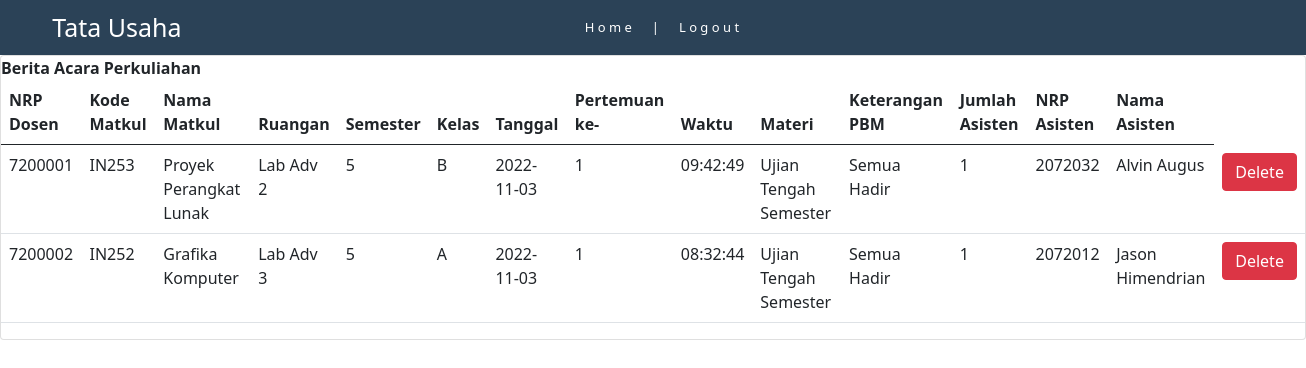
The app's page /tubes/view/tu-view.php (signed in) with its own data.
### tables this page shows
CREATE TABLE `jadwal` (
  `dosen_nrp_dosen` int(11) NOT NULL,
  `matkul_kode_matkul` varchar(10) NOT NULL,
  `ruangan_nama_ruangan` varchar(50) NOT NULL,
  `semester_semester_ke` int(11) NOT NULL,
  `kelas` varchar(45) NOT NULL
);

CREATE TABLE `matkul` (
  `kode_matkul` varchar(10) NOT NULL,
  `nama_matkul` varchar(100) DEFAULT NULL
);

CREATE TABLE `det_jadwal` (
  `tanggal` date NOT NULL,
  `pertemuan_ke` int(11) DEFAULT NULL,
  `waktu` time DEFAULT NULL,
  `materi` varchar(200) DEFAULT NULL,
  `ket_pbm` varchar(500) DEFAULT NULL,
  `jumlah_asisten` int(11) DEFAULT NULL,
  `jadwal_dosen_nrp_dosen` int(11) NOT NULL,
  `jadwal_matkul_kode_matkul` varchar(10) NOT NULL,
  `jadwal_ruangan_nama_ruangan` varchar(50) NOT NULL
);

CREATE TABLE `asisten` (
  `mahasiswa_nrp_mahasiswa` int(11) NOT NULL,
  `jadwal_dosen_nrp_dosen` int(11) NOT NULL,
  `jadwal_matkul_kode_matkul` varchar(10) NOT NULL
);

CREATE TABLE `mahasiswa` (
  `nrp_mahasiswa` int(11) NOT NULL,
  `nama_mahasiswa` varchar(100) DEFAULT NULL
);

### tubes/view/tu-view.php (the view, shortened to what this page needs)
<?php
include_once "../connection.php";
?>
<!doctype html>
<html lang="en">
  <head>
    <link href="https://cdn.jsdelivr.net/npm/bootstrap@5.0.2/dist/css/bootstrap.min.css" rel="stylesheet">
  </head>
 <nav class="navbar navbar-custom">
        <a class="navbar-brand" href="#">Tata Usaha</a>
        <button class="navbar-toggler" type="button" data-toggle="collapse" data-target="#navbarNavAltMarkup" aria-controls="navbarNavAltMarkup" aria-expanded="false" aria-label="Toggle navigation">
          <span class="navbar-toggler-icon"></span>
        </button>
        <ul class="nav">
  <li class="nav-item">
    <a class="nav-link active" href="../view/tu-view.php">H o m e</a>
  </li>
  <li class="nav-item">
    <a class="nav-link " href="">|</a>
  </li>
  <li class="nav-item">
    <a class="nav-link" href="../user/logout.php">L o g  o u t</a>
  </li>
</ul>
      </nav>
    <div class="card">
  <table class="table">
    <thead><b>Berita Acara Perkuliahan</b></thead>
    <thead>
      <tr>
        <th>NRP Dosen</th>
        <th>Kode Matkul</th>
        <th>Nama Matkul</th>
        <th>Ruangan</th>
        <th>Semester</th>
        <th>Kelas</th>
        <th>Tanggal</th>
        <th>Pertemuan ke-</th>
        <th>Waktu</th>
        <th>Materi</th>
        <th>Keterangan PBM</th>
        <th>Jumlah Asisten</th>
        <th>NRP Asisten</th>
        <th>Nama Asisten</th>
      </tr>
    </thead>
    <tbody>
      <?php
        $sql = "select * from jadwal INNER JOIN matkul ON jadwal.matkul_kode_matkul = matkul.kode_matkul INNER JOIN asisten ON matkul.kode_matkul = asisten.jadwal_matkul_kode_matkul INNER JOIN mahasiswa ON asisten.mahasiswa_nrp_mahasiswa = mahasiswa.nrp_mahasiswa INNER JOIN det_jadwal ON jadwal.matkul_kode_matkul = det_jadwal.jadwal_matkul_kode_matkul";
        $result = $con->query($sql);
        while($row=$result->fetch_assoc()){
          echo "
      <tr>
        <td>$row[dosen_nrp_dosen]</td>
        <td>$row[matkul_kode_matkul]</td>
        <td>$row[nama_matkul]</td>
        <td>$row[ruangan_nama_ruangan]</td>
        <td>$row[semester_semester_ke]</td>
        <td>$row[kelas]</td>
        <td>$row[tanggal]</td>
        <td>$row[pertemuan_ke]</td>
        <td>$row[waktu]</td>
        <td>$row[materi]</td>
        <td>$row[ket_pbm]</td>
        <td>$row[jumlah_asisten]</td>
        <td>$row[mahasiswa_nrp_mahasiswa]</td>
        <td>$row[nama_mahasiswa]</td>
        <td>
                  <a class='btn btn-danger' href='../admin_function/admin-delete.php?dosen_nrp_dosen=$row[dosen_nrp_dosen]'onClick=\"return confirm('Do you want to Delete this data ?');\"'>Delete</a>
                </td>
      </tr>
      ";
        }
      ?>
    </tbody>
  </table>
      </div>
  </body>
</html>

### tubes/view/tu-view.php (style rules this page uses)
.navbar-custom { background-color: #2B4257 ; height: 55px; }
.navbar-brand { color:white; position: absolute; left: 4%; font-family: system-ui; font-size: 25px; }
.nav { position: absolute; left: 44%; }
.nav-link { color: white; font-size: small; font-family: system-ui; padding: 10px; }

### records on screen
jadwal: dosen_nrp_dosen "7200001", matkul_kode_matkul "IN253", matkul_kode_matkul.nama_matkul "Proyek Perangkat Lunak", ruangan_nama_ruangan "Lab Adv 2", semester_semester_ke "5", kelas "B", det_jadwal.tanggal "2022-11-03", det_jadwal.pertemuan_ke "1", det_jadwal.waktu "09:42:49", det_jadwal.materi "Ujian Tengah Semester", det_jadwal.ket_pbm "Semua Hadir", det_jadwal.jumlah_asisten "1", asisten.mahasiswa_nrp_mahasiswa "2072032", mahasiswa.nama_mahasiswa "Alvin Augus"
jadwal: dosen_nrp_dosen "7200002", matkul_kode_matkul "IN252", matkul_kode_matkul.nama_matkul "Grafika Komputer", ruangan_nama_ruangan "Lab Adv 3", semester_semester_ke "5", kelas "A", det_jadwal.tanggal "2022-11-03", det_jadwal.pertemuan_ke "1", det_jadwal.waktu "08:32:44", det_jadwal.materi "Ujian Tengah Semester", det_jadwal.ket_pbm "Semua Hadir", det_jadwal.jumlah_asisten "1", asisten.mahasiswa_nrp_mahasiswa "2072012", mahasiswa.nama_mahasiswa "Jason Himendrian"
